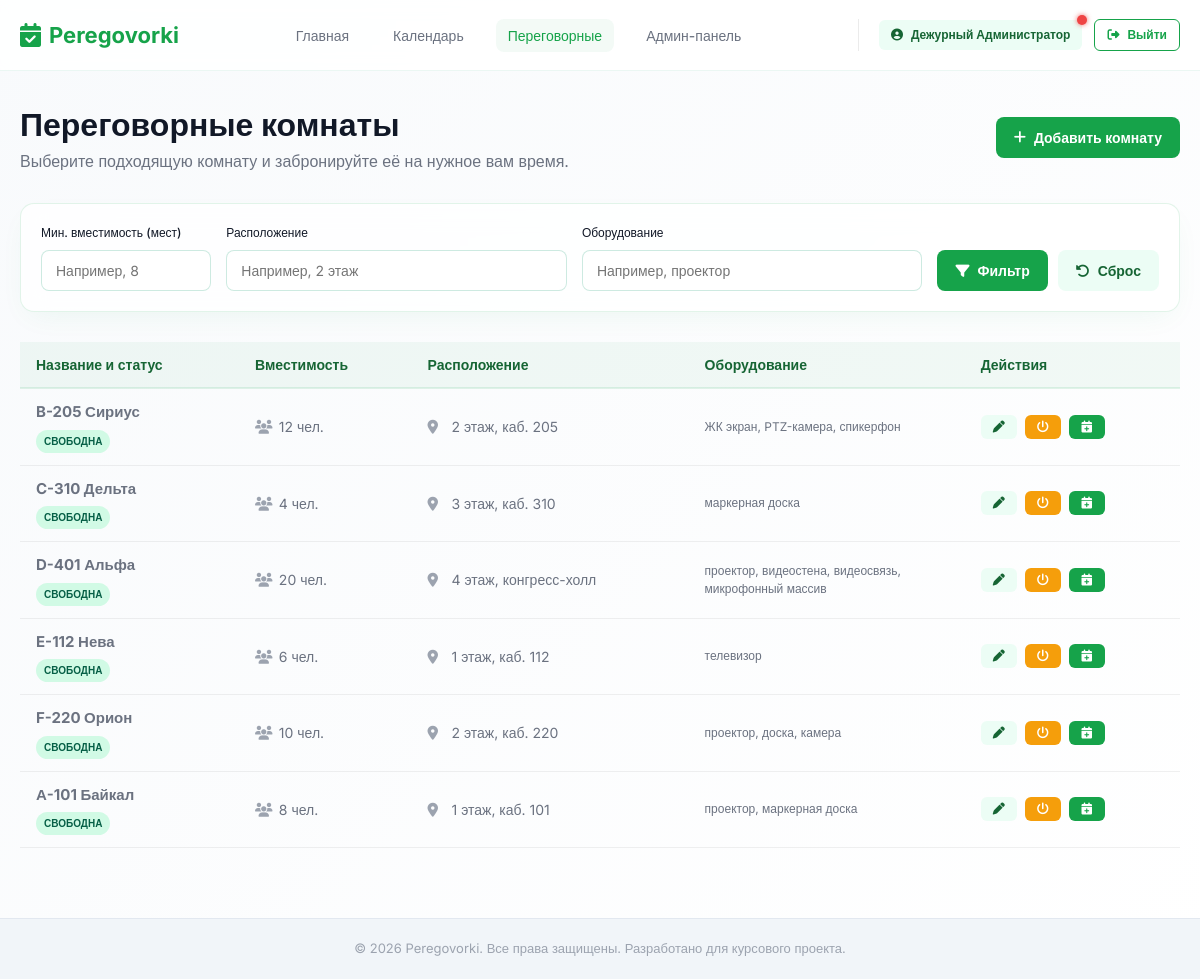
/rooms/ (signed in), run on the app's committed database.
### app/models.py (models this page shows, shortened)
class User(db.Model, UserMixin):
    __tablename__ = 'users'
    id = db.Column(db.Integer, primary_key=True)
    email = db.Column(db.String(120), unique=True, nullable=False, index=True)
    full_name = db.Column(db.String(100), nullable=False)
    password_hash = db.Column(db.String(255), nullable=False)
    role = db.Column(db.String(20), nullable=False, default='user')  # 'root', 'admin', 'user'
    is_active = db.Column(db.Boolean, default=True, nullable=False)
    created_at = db.Column(db.DateTime, default=datetime.utcnow, nullable=False)
    can_manage_rooms = db.Column(db.Boolean, default=False, nullable=False)
    can_manage_bookings = db.Column(db.Boolean, default=False, nullable=False)
    can_manage_users = db.Column(db.Boolean, default=False, nullable=False)
    can_view_analytics = db.Column(db.Boolean, default=False, nullable=False)
    can_export_reports = db.Column(db.Boolean, default=False, nullable=False)
    can_view_audit_logs = db.Column(db.Boolean, default=False, nullable=False)
    bookings = db.relationship('Booking', backref='organizer', lazy=True, cascade='all, delete-orphan')
    notifications = db.relationship('Notification', backref='user', lazy=True, cascade='all, delete-orphan')
    audit_logs = db.relationship('AuditLog', backref='user', lazy=True)

class Room(db.Model):
    __tablename__ = 'rooms'
    id = db.Column(db.Integer, primary_key=True)
    name = db.Column(db.String(100), unique=True, nullable=False, index=True)
    capacity = db.Column(db.Integer, nullable=False)
    location = db.Column(db.String(150), nullable=False)
    equipment = db.Column(db.String(255), nullable=True)  # Comma-separated list or text
    description = db.Column(db.Text, nullable=True)
    is_active = db.Column(db.Boolean, default=True, nullable=False)
    status = db.Column(db.String(20), default='active', nullable=False)  # 'active', 'repair', 'unavailable'
    created_at = db.Column(db.DateTime, default=datetime.utcnow, nullable=False)
    bookings = db.relationship('Booking', backref='room', lazy=True, cascade='all, delete-orphan')

### app/rooms.py (the view)
@rooms_bp.route('/')
@login_required
def list_rooms():
    capacity = request.args.get('capacity', type=int)
    location = request.args.get('location')
    equipment = request.args.get('equipment')
    query = Room.query
    if current_user.role not in ['root', 'admin']:
        query = query.filter_by(is_active=True)
    if capacity:
        query = query.filter(Room.capacity >= capacity)
    if location:
        query = query.filter(Room.location.ilike(f"%{location}%"))
    if equipment:
        query = query.filter(Room.equipment.ilike(f"%{equipment}%"))
    rooms = query.order_by(Room.name.asc()).all()
    return render_template(
        'rooms/list.html',
        rooms=rooms,
        capacity=capacity,
        location=location,
        equipment=equipment
    )

### app/__init__.py (called while the page is built)
@login_manager.user_loader
def load_user(user_id):
    user = User.query.get(int(user_id))
    if user and user.is_active:
        return user
    return None

### app/templates/rooms/list.html (shortened to what this page needs)
{% extends "base.html" %}
{% block content %}
<div style="display: flex; justify-content: space-between; align-items: center; margin-bottom: 30px; flex-wrap: wrap; gap: 15px;">
    <div>
        <h1 style="font-weight: 700;">Переговорные комнаты</h1>
        <p style="color: var(--text-secondary);">Выберите подходящую комнату и забронируйте её на нужное вам время.</p>
    </div>
    {% if current_user.role == 'root' or (current_user.role == 'admin' and current_user.can_manage_rooms) %}
        <a href="{{ url_for('rooms.create_room') }}" class="btn btn-primary">
            <i class="fa-solid fa-plus"></i> Добавить комнату
        </a>
    {% endif %}
</div>
<div class="glass-card" style="margin-bottom: 30px; padding: 20px;">
    <form action="{{ url_for('rooms.list_rooms') }}" method="GET" style="display: flex; flex-wrap: wrap; gap: 15px; align-items: flex-end;">
        <div class="form-group" style="flex: 1; min-width: 150px; margin-bottom: 0;">
            <label for="capacity" class="form-label" style="font-size: 12px;">Мин. вместимость (мест)</label>
            <input type="number" id="capacity" name="capacity" class="form-control" value="{{ capacity or '' }}" placeholder="Например, 8" min="1">
        </div>
        <div class="form-group" style="flex: 2; min-width: 200px; margin-bottom: 0;">
            <label for="location" class="form-label" style="font-size: 12px;">Расположение</label>
            <input type="text" id="location" name="location" class="form-control" value="{{ location or '' }}" placeholder="Например, 2 этаж">
        </div>
        <div class="form-group" style="flex: 2; min-width: 200px; margin-bottom: 0;">
            <label for="equipment" class="form-label" style="font-size: 12px;">Оборудование</label>
            <input type="text" id="equipment" name="equipment" class="form-control" value="{{ equipment or '' }}" placeholder="Например, проектор">
        </div>
        <div style="display: flex; gap: 10px;">
            <button type="submit" class="btn btn-primary"><i class="fa-solid fa-filter"></i> Фильтр</button>
            <a href="{{ url_for('rooms.list_rooms') }}" class="btn btn-secondary"><i class="fa-solid fa-rotate-left"></i> Сброс</a>
        </div>
    </form>
</div>
{% if rooms %}
    {% if current_user.role == 'root' or (current_user.role == 'admin' and current_user.can_manage_rooms) %}
        <div class="table-wrapper">
            <table class="table">
                <thead>
                    <tr>
                        <th>Название и статус</th>
                        <th>Вместимость</th>
                        <th>Расположение</th>
                        <th>Оборудование</th>
                        <th>Действия</th>
                    </tr>
                </thead>
                <tbody>
                    {% for room in rooms %}
                        <tr>
                            <td>
                                <strong style="font-size: 15px; display: block; margin-bottom: 5px;">{{ room.name }}</strong>
                                {% if room.is_active and room.status == 'active' %}
                                    <span class="badge badge-active" style="font-size: 10px;">Свободна</span>
                                {% elif room.status == 'repair' %}
                                    <span class="badge badge-repair" style="font-size: 10px;">В ремонте</span>
                                {% else %}
                                    <span class="badge badge-unavailable" style="font-size: 10px;">Недоступна</span>
                                {% endif %}
                            </td>
                            <td><i class="fa-solid fa-users" style="color: var(--text-light); width: 20px;"></i> {{ room.capacity }} чел.</td>
                            <td><i class="fa-solid fa-location-dot" style="color: var(--text-light); width: 20px;"></i> {{ room.location }}</td>
                            <td style="max-width: 200px; font-size: 12px; color: var(--text-secondary);">
                                {% if room.equipment %}
                                    {{ room.equipment }}
                                {% else %}
                                    -
                                {% endif %}
                            </td>
                            <td>
                                <div style="display: flex; gap: 8px;">
                                    <a href="{{ url_for('rooms.edit_room', room_id=room.id) }}" class="btn btn-secondary btn-sm" title="Редактировать">
                                        <i class="fa-solid fa-pen"></i>
                                    </a>
                                    <form action="{{ url_for('rooms.deactivate_room', room_id=room.id) }}" method="POST" onsubmit="return confirm('Вы действительно хотите деактивировать эту комнату?');" style="display: inline;">
                                        <button type="submit" class="btn btn-warning btn-sm" style="background-color: #f59e0b; color: white; border: none;" title="Деактивировать">
                                            <i class="fa-solid fa-power-off"></i>
                                        </button>
                                    </form>
                                    {% if room.is_active and room.status == 'active' %}
                                    <a href="{{ url_for('booking.create_booking', room_id=room.id) }}" class="btn btn-primary btn-sm" title="Бронировать">
                                        <i class="fa-solid fa-calendar-plus"></i>
                                    </a>
                                    {% endif %}
                                </div>
                            </td>
                        </tr>
                    {% endfor %}
                </tbody>
            </table>
        </div>
    {% endif %}
{% endif %}
{% endblock %}

### app/templates/base.html (shortened to what this page needs)
<!DOCTYPE html>
<html lang="ru">
<head>
    <link rel="stylesheet" href="https://cdnjs.cloudflare.com/ajax/libs/font-awesome/6.4.0/css/all.min.css">
    <link rel="stylesheet" href="{{ url_for('static', filename='css/style.css') }}">
</head>
<body>
    <header>
        <div class="container">
            <nav class="navbar">
                <a href="{{ url_for('index') }}" class="logo">
                    <i class="fa-solid fa-calendar-check"></i> Peregovorki
                </a>
                <ul class="nav-links">
                    <li><a href="{{ url_for('index') }}" class="nav-link {% if request.path == '/' %}active{% endif %}">Главная</a></li>
                    {% if current_user.is_authenticated %}
                        <li><a href="{{ url_for('booking.calendar') }}" class="nav-link {% if 'calendar' in request.path %}active{% endif %}">Календарь</a></li>
                        <li><a href="{{ url_for('rooms.list_rooms') }}" class="nav-link {% if 'rooms' in request.path %}active{% endif %}">Переговорные</a></li>
                        {% if current_user.role in ['admin', 'root'] %}
                            <li><a href="{{ url_for('admin.dashboard') }}" class="nav-link {% if 'admin' in request.path %}active{% endif %}">Админ-панель</a></li>
                        {% endif %}
                    {% endif %}
                </ul>
                <div class="user-profile-nav">
                    {% if current_user.is_authenticated %}
                        <a href="{{ url_for('auth.profile') }}" class="btn btn-secondary btn-sm" style="position: relative;">
                            <i class="fa-solid fa-user-circle"></i> {{ current_user.full_name }}
                            {% if unread_notifications_count > 0 %}
                                <span style="position: absolute; top: -5px; right: -5px; width: 10px; height: 10px; background: #ef4444; border-radius: 50%; box-shadow: 0 0 5px rgba(239, 68, 68, 0.8);"></span>
                            {% endif %}
                        </a>
                        <a href="{{ url_for('auth.logout') }}" class="btn btn-outline btn-sm"><i class="fa-solid fa-sign-out-alt"></i> Выйти</a>
                    {% else %}
                        <a href="{{ url_for('auth.login') }}" class="btn btn-outline btn-sm">Войти</a>
                        <a href="{{ url_for('auth.register') }}" class="btn btn-primary btn-sm">Регистрация</a>
                    {% endif %}
                </div>
            </nav>
        </div>
    </header>
    <main>
        <div class="container">
            {% block content %}{% endblock %}
        </div>
    </main>
    <footer>
        <div class="container">
            <p>&copy; {{ datetime.datetime.now().year if datetime else 2026 }} Peregovorki. Все права защищены. Разработано для курсового проекта.</p>
        </div>
    </footer>
</body>
</html>

### app/static/css/style.css (style rules this page uses)
:root { --primary-green: #16A34A; --primary-green-hover: #166534; --primary-green-light: #ECFDF5; --accent-green-bg: rgba(22, 163, 74, 0.05); --text-primary: #111827; --text-secondary: #6B7280; --text-light: #9CA3AF; --bg-main: #F8FAFC; --bg-gradient: linear-gradient(135deg, #F8FAFC 0%, #FFFFFF 100%); --glass-bg: rgba(255, 255, 255, 0.8); --glass-border: rgba(22, 163, 74, 0.12); --glass-shadow: 0 10px 30px -10px rgba(22, 163, 74, 0.08); --radius-sm: 8px; --radius-md: 14px; --radius-lg: 24px; --transition-fast: 0.2s ease; --transition-smooth: 0.3s cubic-bezier(0.4, 0, 0.2, 1); }
* { box-sizing: border-box; margin: 0; padding: 0; }
body { font-family: 'Inter', sans-serif; color: var(--text-primary); background: var(--bg-gradient); background-attachment: fixed; min-height: 100vh; display: flex; flex-direction: column; line-height: 1.5; }
.glass-card { background: var(--glass-bg); backdrop-filter: blur(12px); -webkit-backdrop-filter: blur(12px); border: 1px solid var(--glass-border); border-radius: var(--radius-md); box-shadow: var(--glass-shadow); padding: 24px; transition: transform var(--transition-smooth), box-shadow var(--transition-smooth); }
.container { width: 100%; max-width: 1200px; margin: 0 auto; padding: 0 20px; }
main { flex-grow: 1; padding: 30px 0; }
header { background: rgba(255, 255, 255, 0.85); backdrop-filter: blur(8px); border-bottom: 1px solid rgba(5, 150, 105, 0.08); position: sticky; top: 0; z-index: 100; }
.navbar { display: flex; justify-content: space-between; align-items: center; height: 70px; }
.logo { font-size: 22px; font-weight: 700; color: var(--primary-green); text-decoration: none; display: flex; align-items: center; gap: 8px; }
.logo i { font-size: 24px; }
.nav-links { display: flex; align-items: center; list-style: none; gap: 20px; }
.nav-link { color: var(--text-secondary); text-decoration: none; font-weight: 500; font-size: 14px; padding: 8px 12px; border-radius: var(--radius-sm); transition: var(--transition-fast); }
.nav-link:hover, .nav-link.active { color: var(--primary-green); background: var(--accent-green-bg); }
.user-profile-nav { display: flex; align-items: center; gap: 12px; border-left: 1px solid rgba(0,0,0,0.08); padding-left: 20px; }
.btn { display: inline-flex; align-items: center; justify-content: center; gap: 8px; font-family: inherit; font-weight: 600; font-size: 14px; padding: 10px 18px; border-radius: var(--radius-sm); border: none; cursor: pointer; transition: var(--transition-fast); text-decoration: none; }
.btn-primary { background: var(--primary-green); color: white; }
.btn-secondary { background: var(--primary-green-light); color: var(--primary-green-hover); }
.btn-outline { background: transparent; border: 1.5px solid var(--primary-green); color: var(--primary-green); }
.btn-sm { padding: 6px 12px; font-size: 12px; border-radius: 6px; }
.form-group { margin-bottom: 20px; text-align: left; }
.form-label { display: block; margin-bottom: 8px; font-weight: 500; font-size: 14px; color: var(--text-primary); }
.form-control { width: 100%; padding: 11px 14px; border-radius: var(--radius-sm); border: 1px solid rgba(5, 150, 105, 0.2); font-family: inherit; font-size: 14px; background: rgba(255,255,255,0.7); color: var(--text-primary); transition: var(--transition-fast); }
.badge { display: inline-flex; align-items: center; padding: 4px 8px; font-size: 11px; font-weight: 600; border-radius: 20px; text-transform: uppercase; }
.badge-active { background: #d1fae5; color: #065f46; }
.table-wrapper { overflow-x: auto; margin-top: 15px; }
.table { width: 100%; border-collapse: collapse; text-align: left; font-size: 14px; }
.table th { background: var(--accent-green-bg); color: var(--primary-green-hover); font-weight: 600; padding: 12px 16px; border-bottom: 2px solid var(--glass-border); }
.table td { padding: 12px 16px; border-bottom: 1px solid rgba(0,0,0,0.06); color: var(--text-secondary); vertical-align: middle; }
footer { background: #f1f5f9; border-top: 1px solid #e2e8f0; padding: 20px 0; text-align: center; font-size: 13px; color: var(--text-light); margin-top: 40px; }

### data on the page
User: full_name "Дежурный Администратор"
Room: name "B-205 Сириус", is_active "СВОБОДНА", capacity "12", location "2 этаж, каб. 205", equipment "ЖК экран, PTZ-камера, спикерфон"
Room: name "C-310 Дельта", is_active "СВОБОДНА", capacity "4", location "3 этаж, каб. 310", equipment "маркерная доска"
Room: name "D-401 Альфа", is_active "СВОБОДНА", capacity "20", location "4 этаж, конгресс-холл", equipment "проектор, видеостена, видеосвязь, микрофонный массив"
Room: name "E-112 Нева", is_active "СВОБОДНА", capacity "6", location "1 этаж, каб. 112", equipment "телевизор"
Room: name "F-220 Орион", is_active "СВОБОДНА", capacity "10", location "2 этаж, каб. 220", equipment "проектор, доска, камера"
Room: name "А-101 Байкал", is_active "СВОБОДНА", capacity "8", location "1 этаж, каб. 101", equipment "проектор, маркерная доска"
